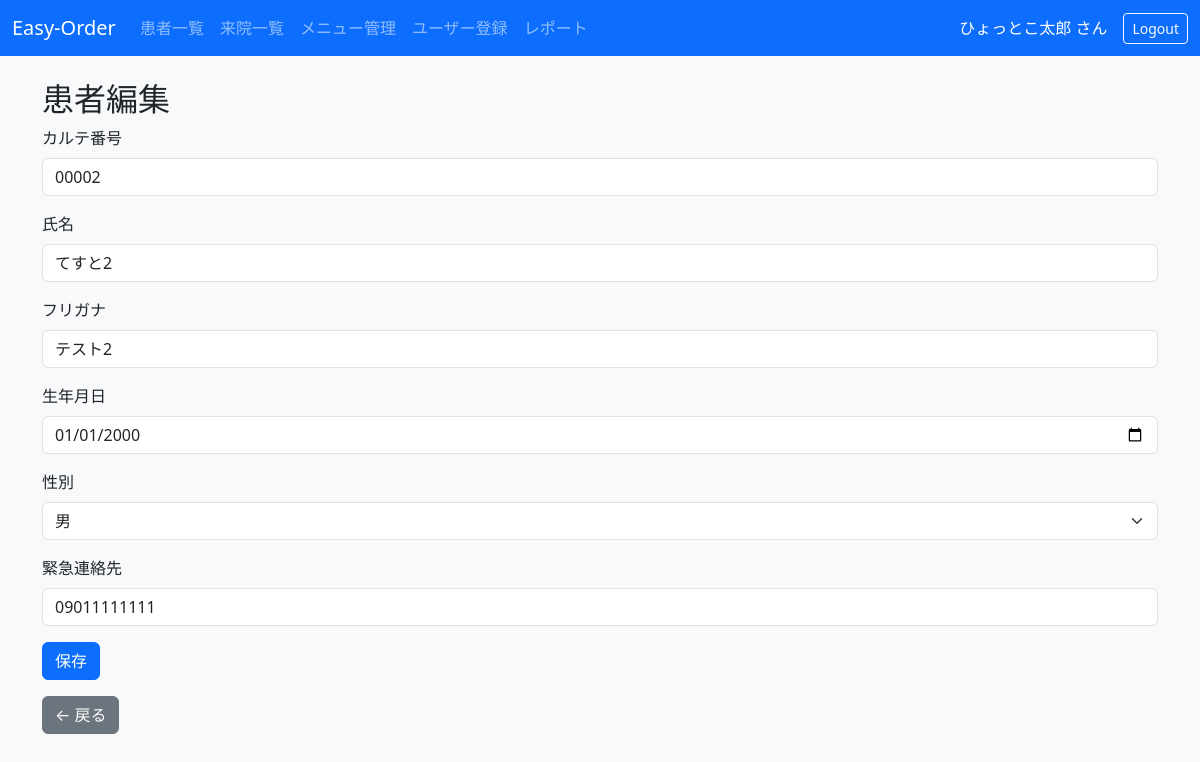
Page /patients/2/edit (signed in) on the committed database.
### app/models.py (models this page shows, shortened)
class User(UserMixin, db.Model):
    __tablename__ = "users"
    id             = db.Column(db.Integer, primary_key=True)
    login_id       = db.Column(db.String(64), unique=True, index=True)
    name           = db.Column(db.String(64))
    password_hash  = db.Column(db.String(128), nullable=False)
    role           = db.Column(db.String(10), nullable=False, default="staff")  # "admin" / "staff"
    visits = db.relationship("Visit",  back_populates="staff",   cascade="all, delete-orphan")
    orders = db.relationship("Order",  back_populates="cashier", cascade="all, delete-orphan")

class Patient(db.Model):
    __tablename__ = "patients"
    id                = db.Column(db.Integer, primary_key=True)
    chart_number      = db.Column(db.String(20),  unique=True, nullable=False)
    name              = db.Column(db.String(64),  nullable=False)
    furigana          = db.Column(db.String(64))
    birth_date        = db.Column(db.Date)
    gender            = db.Column(db.String(10))
    emergency_contact = db.Column(db.String(64))
    visits = db.relationship("Visit", back_populates="patient", cascade="all, delete-orphan")

### app/patients/routes.py (the view, shortened to what this page needs)
@bp.route("/patients/<int:patient_id>/edit", methods=["GET", "POST"])
@login_required
def edit_patient(patient_id):
    patient = Patient.query.get_or_404(patient_id)
    form = PatientForm(obj=patient)
    return render_template("patients/form.html", form=form, title="患者編集")

### app/patients/forms.py
class PatientForm(FlaskForm):
    chart_number = StringField("カルテ番号", validators=[DataRequired(), Length(max=20)])
    name         = StringField("氏名",       validators=[DataRequired(), Length(max=64)])
    furigana     = StringField("フリガナ",   validators=[Optional(),  Length(max=64)])
    birth_date   = DateField("生年月日",     validators=[Optional()], format="%Y-%m-%d")
    gender       = SelectField("性別", choices=[("男", "男"), ("女", "女"), ("その他", "その他")])
    emergency_contact = StringField("緊急連絡先", validators=[Optional(), Length(max=64)])
    submit       = SubmitField("保存")

### app/models.py (called while the page is built)
@login_manager.user_loader
def load_user(user_id):
    return User.query.get(int(user_id))

### app/templates/patients/form.html (shortened to what this page needs)
{% extends "base.html" %}
{% block content %}
  <h2>{{ title }}</h2>
  <form method="post" class="mb-3">
    <div class="mb-3">
      {{ form.chart_number.label(class="form-label") }}
      {{ form.chart_number(class="form-control", size=20) }}
    </div>
    <div class="mb-3">
      {{ form.name.label(class="form-label") }}
      {{ form.name(class="form-control", size=20) }}
    </div>
    <div class="mb-3">
      {{ form.furigana.label(class="form-label") }}
      {{ form.furigana(class="form-control", size=20) }}
    </div>
    <div class="mb-3">
      {{ form.birth_date.label(class="form-label") }}
      {{ form.birth_date(class="form-control", placeholder="YYYY-MM-DD") }}
    </div>
    <div class="mb-3">
      {{ form.gender.label(class="form-label") }}
      {{ form.gender(class="form-select") }}
    </div>
    <div class="mb-3">
      {{ form.emergency_contact.label(class="form-label") }}
      {{ form.emergency_contact(class="form-control", size=30) }}
    </div>
    <button type="submit" class="btn btn-primary">{{ form.submit.label.text }}</button>
  </form>
  <a href="{{ url_for('patients.list_patients') }}" class="btn btn-secondary">
    ← 戻る
  </a>
{% endblock %}

### app/templates/base.html (shortened to what this page needs)
<!doctype html>
<html lang="ja">
<head>
  <link href="https://cdn.jsdelivr.net/npm/bootstrap@5.3.3/dist/css/bootstrap.min.css"
        rel="stylesheet">
</head>
<body class="bg-light">
  <nav class="navbar navbar-expand-lg navbar-dark bg-primary mb-4">
    <div class="container-fluid">
      <a class="navbar-brand" href="{{ url_for('visits.list_visits') }}">
        Easy-Order
      </a>
      <div class="collapse navbar-collapse" id="navbarNav">
        {% if current_user.is_authenticated %}
          <ul class="navbar-nav me-auto">
            <li class="nav-item">
              <a class="nav-link"
                 href="{{ url_for('patients.list_patients') }}">
                患者一覧
              </a>
            </li>
            <li class="nav-item">
              <a class="nav-link"
                 href="{{ url_for('visits.list_visits') }}">
                来院一覧
              </a>
            </li>
            {% if current_user.role == 'admin' %}
              <li class="nav-item">
                <a class="nav-link"
                   href="{{ url_for('treatments.list_treatments') }}">
                  メニュー管理
                </a>
              </li>
              <li class="nav-item">
                <a class="nav-link"
                   href="{{ url_for('auth.register') }}">
                  ユーザー登録
                </a>
              </li>
            {% endif %}
            <li class="nav-item">
              <a class="nav-link"
                 href="{{ url_for('reports.daily_report') }}">
                レポート
              </a>
            </li>
          </ul>
          <span class="navbar-text text-white me-3">
            {{ current_user.name }} さん
          </span>
          <a class="btn btn-outline-light btn-sm"
             href="{{ url_for('auth.logout') }}">
            Logout
          </a>
        {% endif %}
      </div>
    </div>
  </nav>
  <div class="container">
    {% block content %}{% endblock %}
  </div>
</body>
</html>

### rows in the picture
User: name "ひょっとこ太郎"
Patient: chart_number "00002", name "てすと2", furigana "テスト2", birth_date "01/01/2000", gender "男", emergency_contact "09011111111"

### other values in the picture
{{ title }} "患者編集"
